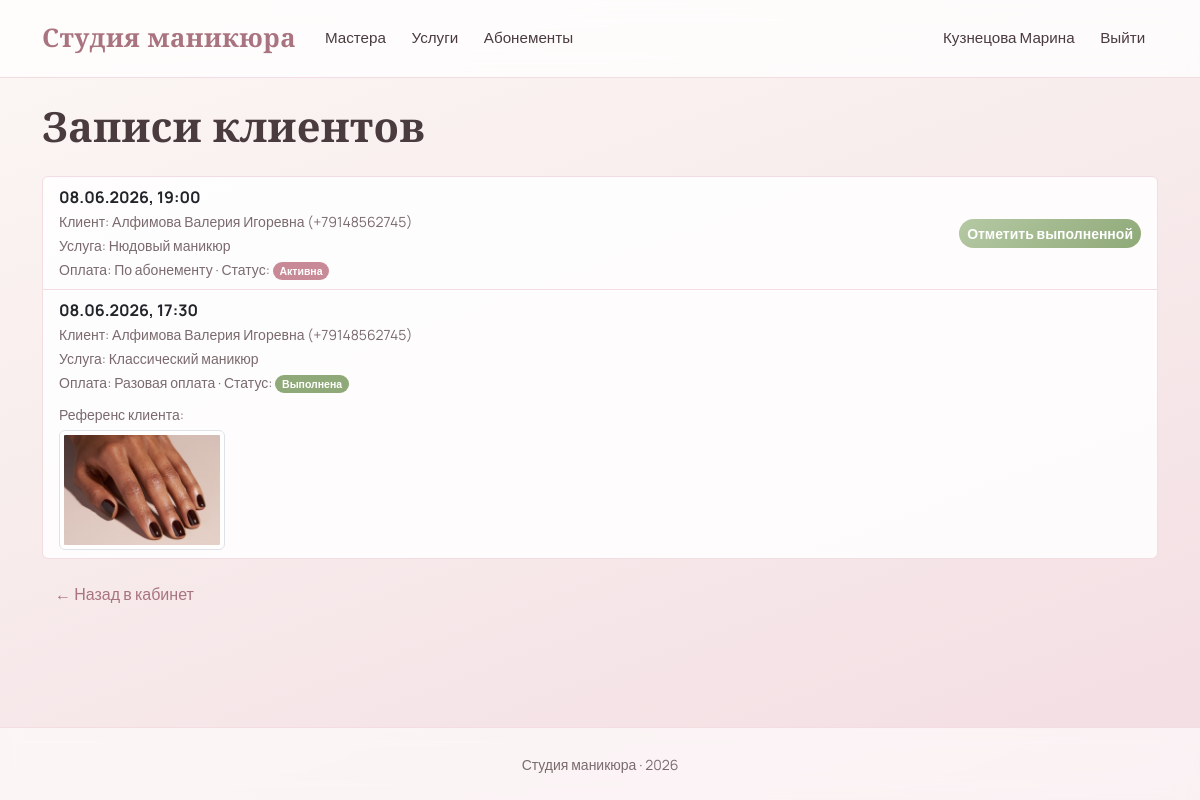
/booking/appointments/ (signed in), run on the app's committed database.
### accounts/models.py (models this page shows, shortened)
class User(AbstractUser):
    class Role(models.TextChoices):
        CLIENT = 'client', 'Клиент'
        MASTER = 'master', 'Мастер'
        ADMIN = 'admin', 'Администратор'
    role = models.CharField(
        'Роль',
        max_length=20,
        choices=Role.choices,
        default=Role.CLIENT,
    )
    email = models.EmailField('Эл. почта', unique=True)
    username = models.CharField(
        'Имя пользователя',
        max_length=150,
        unique=False,  # разрешаем повторяющиеся имена
    )
    full_name = models.CharField('ФИО', max_length=100, blank=True)
    phone = models.CharField('Телефон', max_length=20, blank=True)
    created_at = models.DateTimeField('Дата регистрации', auto_now_add=True)
    must_change_password = models.BooleanField(
        'Требуется смена пароля',
        default=False,
        help_text='Если включено, пользователь будет обязан сменить пароль при следующем входе.',
    )
    class Meta:
        verbose_name = 'Пользователь'
        verbose_name_plural = 'Пользователи'
    @property
    def display_name(self):
        if self.full_name:
            return self.full_name
        combined = f'{self.first_name} {self.last_name}'.strip()
        if combined:
            return combined
        return self.username
    @property
    def is_master(self):
        return self.role == self.Role.MASTER

### booking/models.py (models this page shows, shortened)
class Appointment(models.Model):
    class PaymentMethod(models.TextChoices):
        SINGLE = 'single', 'Разовая оплата'
        SUBSCRIPTION = 'subscription', 'По абонементу'
    class Status(models.TextChoices):
        ACTIVE = 'active', 'Активна'
        COMPLETED = 'completed', 'Выполнена'
        CANCELLED = 'cancelled', 'Отменена'
    client = models.ForeignKey(
        User,
        on_delete=models.CASCADE,
        related_name='appointments',
        verbose_name='Клиент',
    )
    time_slot = models.OneToOneField(
        TimeSlot,
        on_delete=models.CASCADE,
        related_name='appointment',
        verbose_name='Слот',
    )
    service = models.ForeignKey(
        Service,
        on_delete=models.PROTECT,
        related_name='appointments',
        verbose_name='Услуга',
    )
    subscription = models.ForeignKey(
        Subscription,
        on_delete=models.SET_NULL,
        null=True,
        blank=True,
        related_name='appointments',
        verbose_name='Абонемент',
    )
    reference_photo = models.ImageField(
        'Фото-референс',
        upload_to='references/',
        null=True,
        blank=True,
    )
    payment_method = models.CharField(
        'Способ оплаты',
        max_length=20,
        choices=PaymentMethod.choices,
        default=PaymentMethod.SINGLE,
    )
    status = models.CharField(
        'Статус',
        max_length=20,
        choices=Status.choices,
        default=Status.ACTIVE,
    )
    created_at = models.DateTimeField('Дата создания', auto_now_add=True)
    class Meta:
        verbose_name = 'Запись'
        verbose_name_plural = 'Записи'
        ordering = ['-created_at']

class TimeSlot(models.Model):
    class Status(models.TextChoices):
        FREE = 'free', 'Свободен'
        BUSY = 'busy', 'Занят'
    master = models.ForeignKey(
        MasterProfile,
        on_delete=models.CASCADE,
        related_name='time_slots',
        verbose_name='Мастер',
    )
    date = models.DateField('Дата')
    start_time = models.TimeField('Время начала')
    duration_minutes = models.PositiveIntegerField('Длительность (мин)', default=60)
    status = models.CharField(
        'Статус',
        max_length=20,
        choices=Status.choices,
        default=Status.FREE,
    )
    class Meta:
        verbose_name = 'Временной слот'
        verbose_name_plural = 'Временные слоты'
        ordering = ['date', 'start_time']
        unique_together = ('master', 'date', 'start_time')

### catalog/models.py (models this page shows, shortened)
class Service(models.Model):
    name = models.CharField('Название', max_length=150)
    description = models.TextField('Описание', blank=True)
    duration_minutes = models.PositiveIntegerField('Длительность (мин)')
    price = models.DecimalField('Цена, руб.', max_digits=10, decimal_places=2)
    class Meta:
        verbose_name = 'Услуга'
        verbose_name_plural = 'Услуги'
        ordering = ['name']

### booking/views.py (the view)
# urls.py: path('appointments/', views.master_appointments, name='master_appointments'),
@login_required
def master_appointments(request):
    if not request.user.is_master:
        messages.error(request, 'Доступно только мастерам.')
        return redirect('account')
    profile = request.user.master_profile
    appointments = Appointment.objects.select_related(
        'client', 'service', 'time_slot', 'subscription'
    ).filter(time_slot__master=profile).order_by('-time_slot__date')
    return render(request, 'booking/master_appointments.html', {
        'appointments': appointments,
    })

### templates/booking/master_appointments.html (shortened to what this page needs)
{% extends 'base.html' %}
{% block content %}
<h1 class="mb-4">Записи клиентов</h1>
<div class="list-group">
    {% for ap in appointments %}
        <div class="list-group-item">
            <div class="row align-items-center">
                <div class="col-md-8">
                    <strong>{{ ap.time_slot.date|date:"d.m.Y" }}, {{ ap.time_slot.start_time|time:"H:i" }}</strong><br>
                    <small class="text-muted">
                        Клиент: {{ ap.client.display_name }} ({{ ap.client.phone|default:"телефон не указан" }})<br>
                        Услуга: {{ ap.service.name }}<br>
                        Оплата: {{ ap.get_payment_method_display }} · Статус:
                        {% if ap.status == 'active' %}
                            <span class="badge bg-primary">Активна</span>
                        {% elif ap.status == 'completed' %}
                            <span class="badge bg-success">Выполнена</span>
                        {% else %}
                            <span class="badge bg-secondary">Отменена</span>
                        {% endif %}
                    </small>
                    {% if ap.reference_photo %}
                        <div class="mt-2">
                            <small class="text-muted">Референс клиента:</small><br>
                            <img src="{{ ap.reference_photo.url }}" class="img-thumbnail mt-1" style="max-height: 120px;">
                        </div>
                    {% endif %}
                </div>
                <div class="col-md-4 text-end">
                    {% if ap.status == 'active' %}
                        <form method="post" action="{% url 'complete_appointment' ap.pk %}">
                            <button type="submit" class="btn btn-success btn-sm">Отметить выполненной</button>
                        </form>
                    {% endif %}
                </div>
            </div>
        </div>
    {% empty %}
        <p class="text-muted">К вам пока никто не записался.</p>
    {% endfor %}
</div>
<a href="{% url 'account' %}" class="btn btn-link mt-3">← Назад в кабинет</a>
{% endblock %}

### templates/base.html (shortened to what this page needs)
{% load static %}
<!DOCTYPE html>
<html lang="ru">
<head>
    <link href="https://cdn.jsdelivr.net/npm/bootstrap@5.3.3/dist/css/bootstrap.min.css" rel="stylesheet">
    <link href="{% static 'css/style.css' %}" rel="stylesheet">
</head>
<body>
<nav class="navbar navbar-expand-lg">
    <div class="container">
        <a class="navbar-brand" href="{% url 'home' %}">Студия маникюра</a>
        <div class="collapse navbar-collapse">
            <ul class="navbar-nav me-auto">
                <li class="nav-item"><a class="nav-link" href="{% url 'home' %}">Мастера</a></li>
                <li class="nav-item"><a class="nav-link" href="{% url 'service_list' %}">Услуги</a></li>
                <li class="nav-item"><a class="nav-link" href="{% url 'subscription_list' %}">Абонементы</a></li>
            </ul>
            <ul class="navbar-nav">
                {% if user.is_authenticated %}
                    <li class="nav-item"><a class="nav-link" href="{% url 'account' %}">{{ user.display_name }}</a></li>
                    <li class="nav-item">
                        <form action="{% url 'logout' %}" method="post" class="d-inline">
                            <button type="submit" class="btn btn-link nav-link">Выйти</button>
                        </form>
                    </li>
                {% else %}
                    <li class="nav-item"><a class="nav-link" href="{% url 'login' %}">Войти</a></li>
                    <li class="nav-item"><a class="nav-link" href="{% url 'register' %}">Регистрация</a></li>
                {% endif %}
            </ul>
        </div>
    </div>
</nav>
<main class="container my-4">
    {% block content %}{% endblock %}
</main>
<footer>
    <div class="container text-center">
        <small>Студия маникюра · 2026</small>
    </div>
</footer>
</body>
</html>

### static/css/style.css (style rules this page uses)
:root { --cream: #FBF7F4; --blush: #F3DDE2; --rose: #E8B4BC; --rose-deep: #C98A98; --mauve: #A9737F; --beige: #EFE6DD; --beige-warm: #E5D5C5; --ink: #4A3B3F; --ink-soft: #7A6A6E; --white: #FFFFFF; --shadow-soft: 0 10px 40px rgba(169, 115, 127, 0.12); --shadow-card: 0 4px 24px rgba(169, 115, 127, 0.10); --shadow-hover: 0 16px 48px rgba(169, 115, 127, 0.20); --radius: 18px; --radius-sm: 12px; }
html, body { height: 100%; }
body { display: flex; flex-direction: column; min-height: 100vh; margin: 0; font-family: 'Manrope', sans-serif; color: var(--ink); background: linear-gradient(160deg, var(--cream) 0%, var(--blush) 100%); background-attachment: fixed; }
main { flex: 1 0 auto; }
footer { flex-shrink: 0; }
h1, h2, h3, h4, h5, .display-4 { font-family: 'Cormorant Garamond', serif; font-weight: 600; color: var(--ink); letter-spacing: 0.3px; }
h1 { font-size: 2.6rem; }
.text-muted { color: var(--ink-soft) !important; }
.navbar { background: rgba(255, 255, 255, 0.75) !important; backdrop-filter: blur(12px); border-bottom: 1px solid var(--blush) !important; padding-top: 0.9rem; padding-bottom: 0.9rem; }
.navbar-brand { font-family: 'Cormorant Garamond', serif; font-size: 1.6rem !important; font-weight: 700 !important; color: var(--mauve) !important; letter-spacing: 0.5px; }
.navbar .nav-link { color: var(--ink) !important; font-weight: 500; font-size: 0.95rem; margin: 0 0.3rem; transition: color 0.2s ease; }
.btn-success { background: linear-gradient(135deg, #B5C9A4 0%, #8FA978 100%); border: none; border-radius: 50px; font-weight: 600; }
.btn-link { color: var(--mauve); text-decoration: none; font-weight: 500; }
.badge.bg-success { background: #8FA978 !important; border-radius: 50px; }
.badge.bg-primary { background: var(--rose-deep) !important; border-radius: 50px; }
footer { background: rgba(255, 255, 255, 0.6) !important; backdrop-filter: blur(10px); border-top: 1px solid var(--blush) !important; padding: 1.5rem 0; color: var(--ink-soft); }
.list-group-item { background: rgba(255, 255, 255, 0.85); border-color: var(--blush); }

### data on the page
User: display_name "Кузнецова Марина"
Appointment: time_slot "08.06.2026", time_slot.start_time "19:00", client.display_name "Алфимова Валерия Игоревна", client.phone "+79148562745", service.name "Нюдовый маникюр", payment_method "По абонементу", status "Активна"
Appointment: time_slot "08.06.2026", time_slot.start_time "17:30", client.display_name "Алфимова Валерия Игоревна", client.phone "+79148562745", service.name "Классический маникюр", payment_method "Разовая оплата", status "Выполнена", reference_photo (picture)
